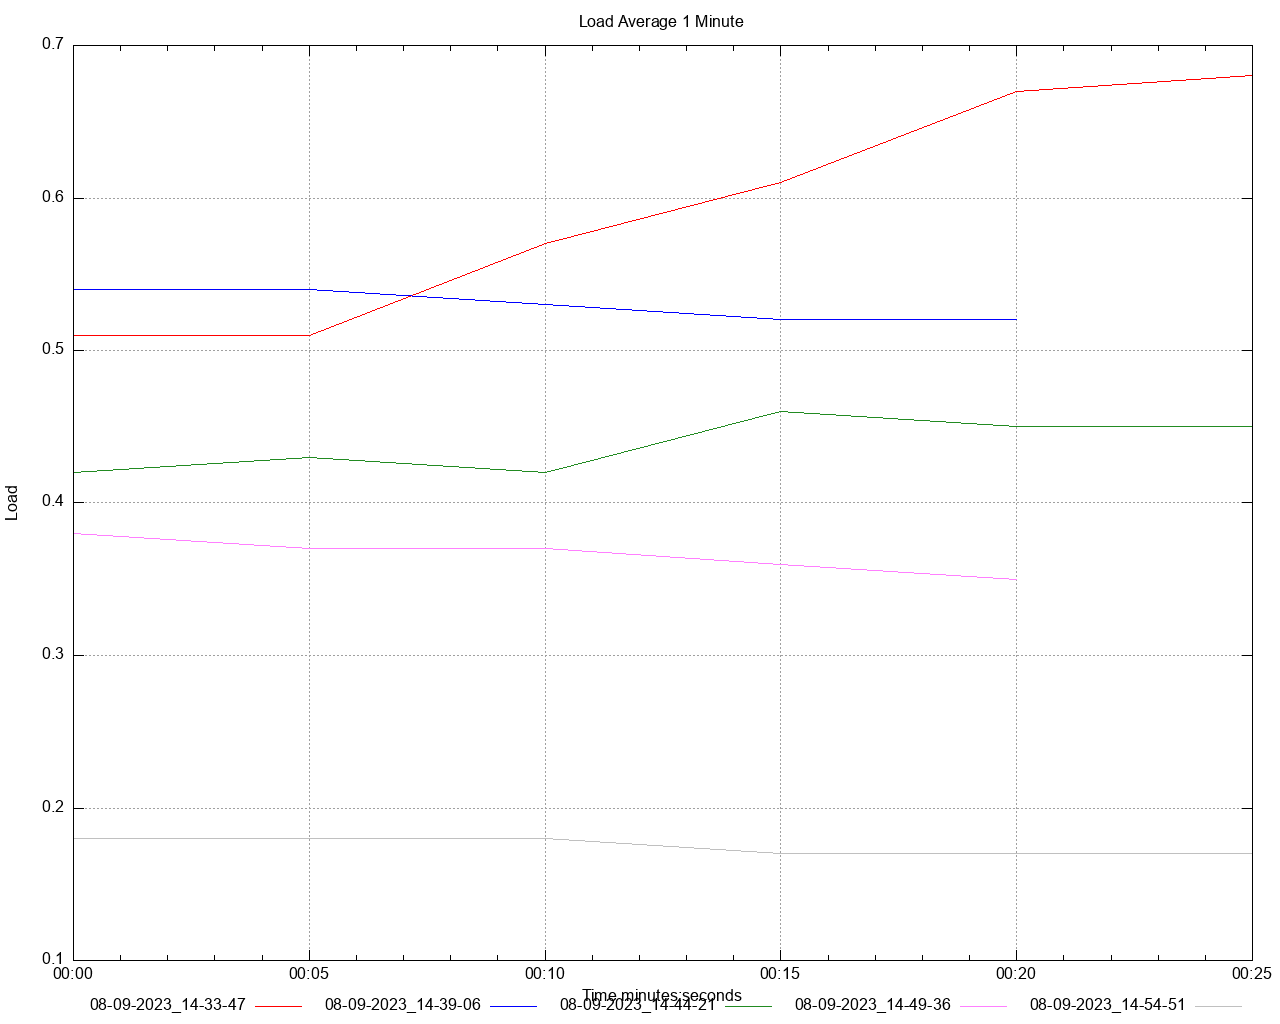

Source code (gnuplot):
set title 'Load Average 1 Minute' noenhanced
set style data lines
set datafile separator ","
set terminal png size 1280,1024
set grid
set key below
set xdata time
set timefmt "%s"
offset = 0
t0(x)=(offset=($0==0) ? x : offset, x - offset)
set xlabel 'Time minutes:seconds'
set ylabel 'Load'
set output '/Users/gbarnett/git/hazelcast-simulator/atomiclong-3node-member/atomicreference/dstat/load_average_1m_A4.png'
plot \
   '/Users/gbarnett/git/hazelcast-simulator/atomiclong-3node-member/atomicreference/data/load_average_1m_A4_1.data' using (t0(timecolumn(1))):2 title "08-09-2023_14-33-47" noenhanced lt rgb "red", \
   '/Users/gbarnett/git/hazelcast-simulator/atomiclong-3node-member/atomicreference/data/load_average_1m_A4_2.data' using (t0(timecolumn(1))):2 title "08-09-2023_14-39-06" noenhanced lt rgb "blue", \
   '/Users/gbarnett/git/hazelcast-simulator/atomiclong-3node-member/atomicreference/data/load_average_1m_A4_3.data' using (t0(timecolumn(1))):2 title "08-09-2023_14-44-21" noenhanced lt rgb "forest-green", \
   '/Users/gbarnett/git/hazelcast-simulator/atomiclong-3node-member/atomicreference/data/load_average_1m_A4_4.data' using (t0(timecolumn(1))):2 title "08-09-2023_14-49-36" noenhanced lt rgb "orchid", \
   '/Users/gbarnett/git/hazelcast-simulator/atomiclong-3node-member/atomicreference/data/load_average_1m_A4_5.data' using (t0(timecolumn(1))):2 title "08-09-2023_14-54-51" noenhanced lt rgb "grey", \
